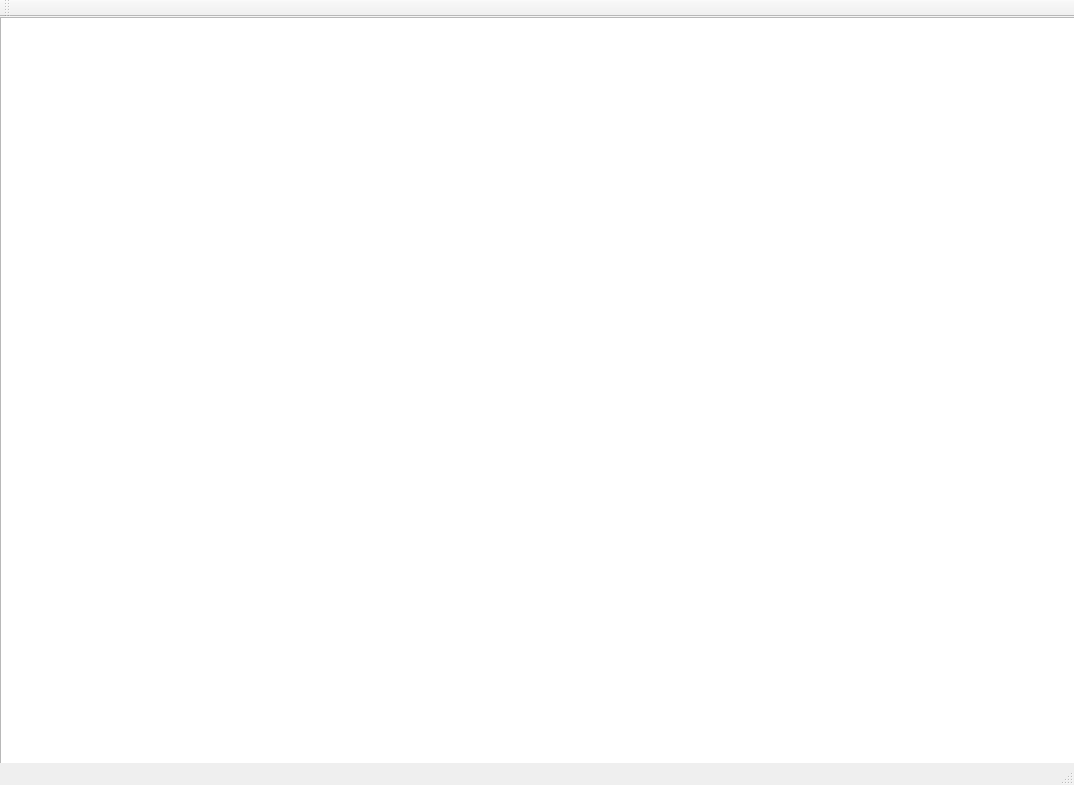
<?xml version="1.0" encoding="UTF-8"?>
<ui version="4.0">
 <class>MainWindow</class>
 <widget class="QMainWindow" name="MainWindow">
  <property name="geometry">
   <rect>
    <x>0</x>
    <y>0</y>
    <width>1074</width>
    <height>785</height>
   </rect>
  </property>
  <property name="windowTitle">
   <string>MainWindow</string>
  </property>
  <widget class="QWidget" name="centralWidget">
   <widget class="QGraphicsView" name="graphicsView">
    <property name="geometry">
     <rect>
      <x>0</x>
      <y>0</y>
      <width>1081</width>
      <height>761</height>
     </rect>
    </property>
   </widget>
  </widget>
  <widget class="QMenuBar" name="menuBar">
   <property name="geometry">
    <rect>
     <x>0</x>
     <y>0</y>
     <width>1074</width>
     <height>22</height>
    </rect>
   </property>
  </widget>
  <widget class="QToolBar" name="mainToolBar">
   <attribute name="toolBarArea">
    <enum>TopToolBarArea</enum>
   </attribute>
   <attribute name="toolBarBreak">
    <bool>false</bool>
   </attribute>
  </widget>
  <widget class="QStatusBar" name="statusBar"/>
 </widget>
 <layoutdefault spacing="6" margin="11"/>
 <resources/>
 <connections/>
</ui>
